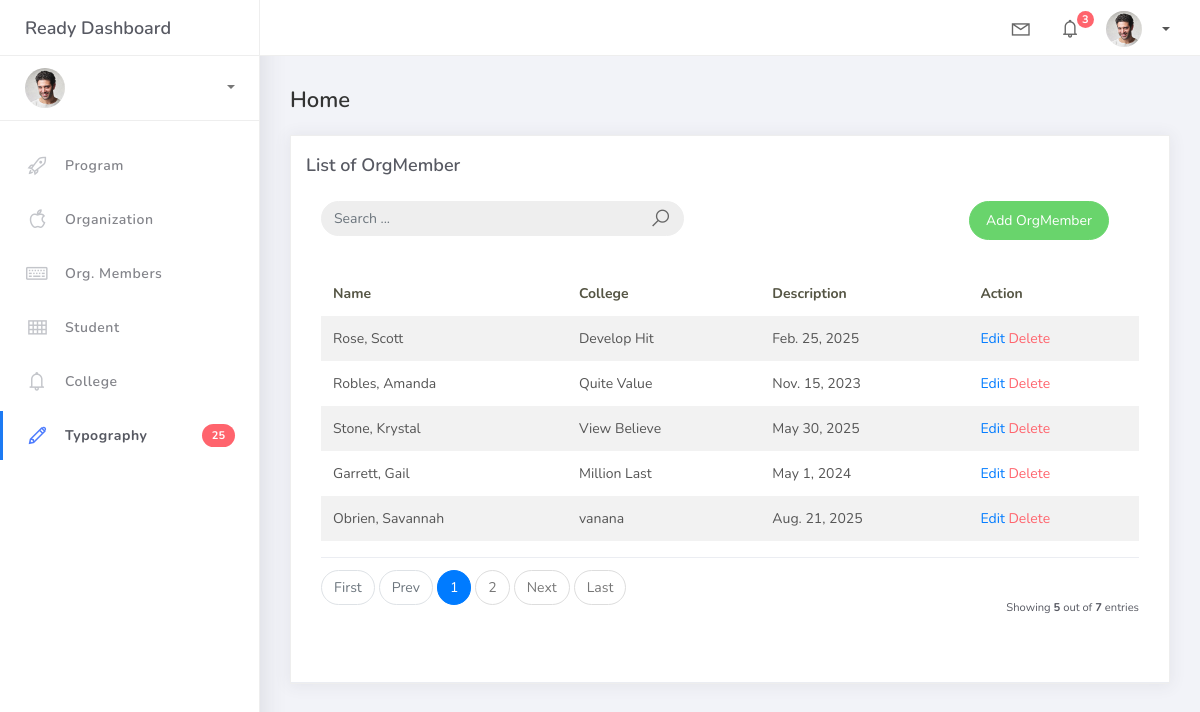
The page /orgmember_list on the database its author committed.
### studentorg/models.py (models this page shows, shortened)
class BaseModel(models.Model):
    created_at = models.DateTimeField(auto_now_add=True, db_index=True)
    updated_at = models.DateTimeField(auto_now=True)
    class Meta:
        abstract = True

class OrgMember(BaseModel):
    student = models.ForeignKey(Student, on_delete=models.CASCADE)
    organization = models.ForeignKey(Organization, on_delete=models.CASCADE)
    date_joined = models.DateField()

class Student(BaseModel):
    student_id = models.CharField(max_length=15)
    lastname = models.CharField(max_length=25)
    firstname = models.CharField(max_length=25)
    middlename = models.CharField(max_length=25, blank=True, null=True)
    program = models.ForeignKey(Program, on_delete=models.CASCADE)
    def __str__(self):
        return f"{self.lastname}, {self.firstname}"

class Organization(BaseModel):
    name = models.CharField(max_length=250)
    college = models.ForeignKey(College, null=True, blank=True, on_delete=models.CASCADE)
    description = models.CharField(max_length=500)
    def __str__(self):
        return self.name

### studentorg/views.py (the view, shortened to what this page needs)
# urls.py: path("orgmember_list", views.OrgMemberList.as_view(), name="orgmember-list"),
class OrgMemberList(ListView):
    model = OrgMember
    context_object_name = 'orgmembers'
    template_name = 'orgmember_list.html'
    paginate_by = 5
    def get_queryset(self):
        qs = super().get_queryset()
        query = self.request.GET.get('q')
        return qs

### templates/orgmember_list.html (shortened to what this page needs)
{% extends 'base.html' %}
{% load static %}
{% block content %}
<div class="content">
    <div class="container-fluid">
        <h4 class="page-title">Home</h4>
        <div class="row">
            <div class="col-md-12">
                <div class="card">
                    <div class="card-header">
                        <div class="card-title">List of OrgMember</div>
                    <br />
<div class="col-md-12 row">
    <div class="col-md-6">
        <form class="navbar-left navbar-form nav-search mr-md-3" action="{% url 'orgmember-list' %}">
            <div class="input-group">
                <input type="text" placeholder="Search ..." class="form-control" name="q" />
                <div class="input-group-append">
                    <span class="input-group-text">
                        <i class="la la-search search-icon"></i>
                    </span>
                </div>
            </div>
        </form>
    </div>
    <div class="col-md-6">
        <div class="pull-right">
            <a href="{% url 'orgmember-add' %}" class="btn btn-success btn-rounded">
                Add OrgMember
            </a>
        </div>
    </div>
</div>
                    <div class="card-body">
                        <table class="table table-striped mt-3">
                            <thead>
                                <tr>
                                    <th scope="col">Name</th>
                                    <th scope="col">College</th>
                                    <th scope="col">Description</th>
                                    <th scope="col">Action</th>
                                </tr>
                            </thead>
                            <tbody>
                                {% for member in orgmembers %}
                                <tr>
                                   <td>{{ member.student }}</td>
                                    <td>{{ member.organization }}</td>
                                    <td>{{ member.date_joined }}</td>
                                    <td>
                                        <a href="{% url 'orgmember-update' member.id %}">Edit</a>
                                        <a href="{% url 'orgmember-delete' member.id %}" class="text-danger">Delete</a>
                                    </td>
                                    </tr>
                                    {% empty %}
                                    <tr>
                                        <td colspan="4" style="text-align: center;">
                                            <p class="text-sm font-weight-bold mb-0">No Records Found</p>
                                        </td>
                                    </tr>
                                {% endfor %}
                            </tbody>
                        </table>
                        {% include 'includes/pagination.html' %}
                    </div>
                </div>
            </div>
        </div>
    </div>
</div>
{% endblock %}

### rows shown on the page
OrgMember: student "Rose, Scott", organization "Develop Hit", date_joined "Feb. 25, 2025"
OrgMember: student "Robles, Amanda", organization "Quite Value", date_joined "Nov. 15, 2023"
OrgMember: student "Stone, Krystal", organization "View Believe", date_joined "May 30, 2025"
OrgMember: student "Garrett, Gail", organization "Million Last", date_joined "May 1, 2024"
OrgMember: student "Obrien, Savannah", organization "vanana", date_joined "Aug. 21, 2025"

### other values the page prints
{{ page_num }} "1"
{{ page_num }} "2"
{{ object_list.count }} "5"
{{ paginator.count }} "7"
